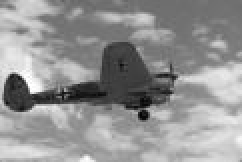
#> input picture scikit/image_segmentation/seg.jpg, 121 x 81 px (shown 2 times larger)
$ python image_segmentation.py
#> lines starting #> are read from the running program, lines starting #| are printed output that depends on the picture
import cv2
from sklearn import metrics
from scipy.linalg import eigh
import numpy as np
import matplotlib.pyplot as plt
from sklearn.cluster import KMeans

"""
Image segmentation using spectral clustering

"""
img = cv2.imread('seg.jpg', 0)
#> img is the input picture: shape (81, 121); min 1, max 255, mean 146.9
original_shape = img.shape
#> original_shape = (81, 121)
X = img
X = X/255
A = metrics.pairwise.rbf_kernel(X, X, gamma=3400)
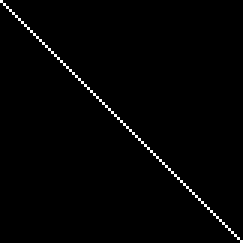
#> A: shape (81, 81) float64 (shown 3 times larger); min 0, max 1, mean 0.0123
d = np.sum(A, axis=0)
#> d = 81 values from 1 to 1
D = np.diag(d)
#> D: shape (81, 81) float64; values 0 (black) and 1 (white), 1.2% white in thin lines or dots
L = D - A
centered_matrix = L - L.mean(axis=1)[:, np.newaxis]
cov = np.dot(centered_matrix, centered_matrix.T)
eigvals, eigvecs = np.linalg.eigh(cov)
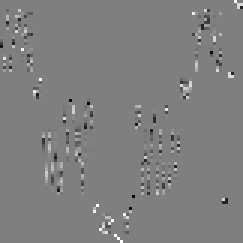
#> eigvecs: shape (81, 81) float64 (shown 3 times larger); min -1, max 1, mean 0.00135; drawn with min black and max white
#> eigvals = 81 values from -3.14e-297 to 5.64e-192
idx = eigvals.argsort()[::1]
#> idx = 81 values, max 80 at index 80, min 0 at index 0, mean 40
eigenVectors = eigvecs[:, idx]
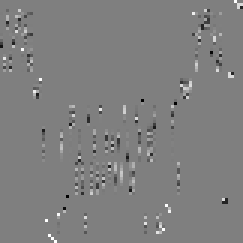
#> eigenVectors: shape (81, 81) float64 (shown 3 times larger); min -1, max 1, mean 0.00135; drawn with min black and max white
samples = np.column_stack([eigenVectors.flatten()])
#> samples = 6561 values, max 1 at index 5928, min -1 at index 5287, mean 0.00135
kmeans = KMeans(n_clusters=2).fit(samples)
samples = np.column_stack([X.flatten()])
#> samples = 9801 values, max 1 at index 4490, min 0.00392 at index 6967, mean 0.576
labels = kmeans.predict(samples).reshape(X.shape)
#> labels: shape (81, 121) int32; every value is 0
plt.imshow(labels)
plt.show()
